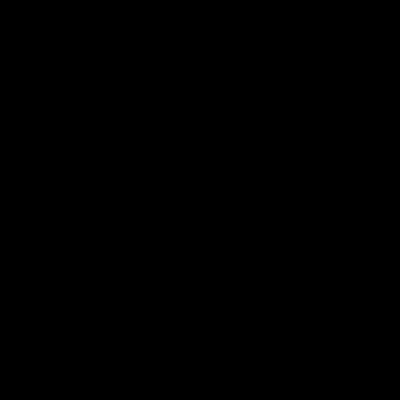
Frame 1 (no input)
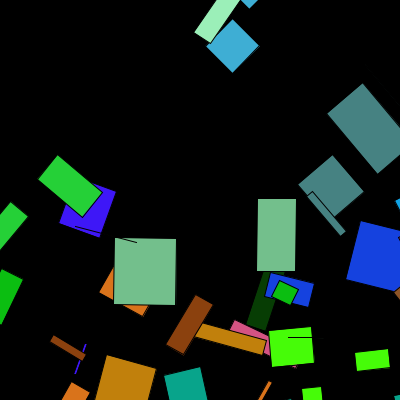
Frame 60 (the mouse pressed at the canvas centre just before this capture)
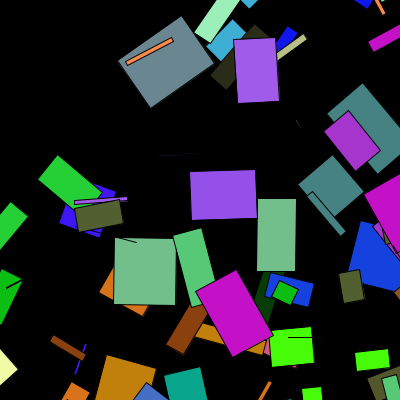
Frame 120 (the mouse held since frame 60 and released just before this capture)

The Processing sketch that drew these frames (run headless with seeded random() and noise(); from frame 60 on, the mouse is pressed at the canvas centre):

// Processing sketch: processing_60467
// ── processing_60467.pde

float anzahlrec = 50;

void setup() {
  size(400,400);
  smooth();
  background(0);
}

void draw() {

  //background(255);
  rotate(radians(random(0,360)));
  fill(random(0,255),random(0,255),random(0,255));
  for(int e = 0; e < anzahlrec; e = e + 10) {
    translate(30,50);
    rect(random(0, width), random(0, height),random(0,80), random(0,80));
    //rotate(radians(20));
    println(e);
  }
  
  
  
}
